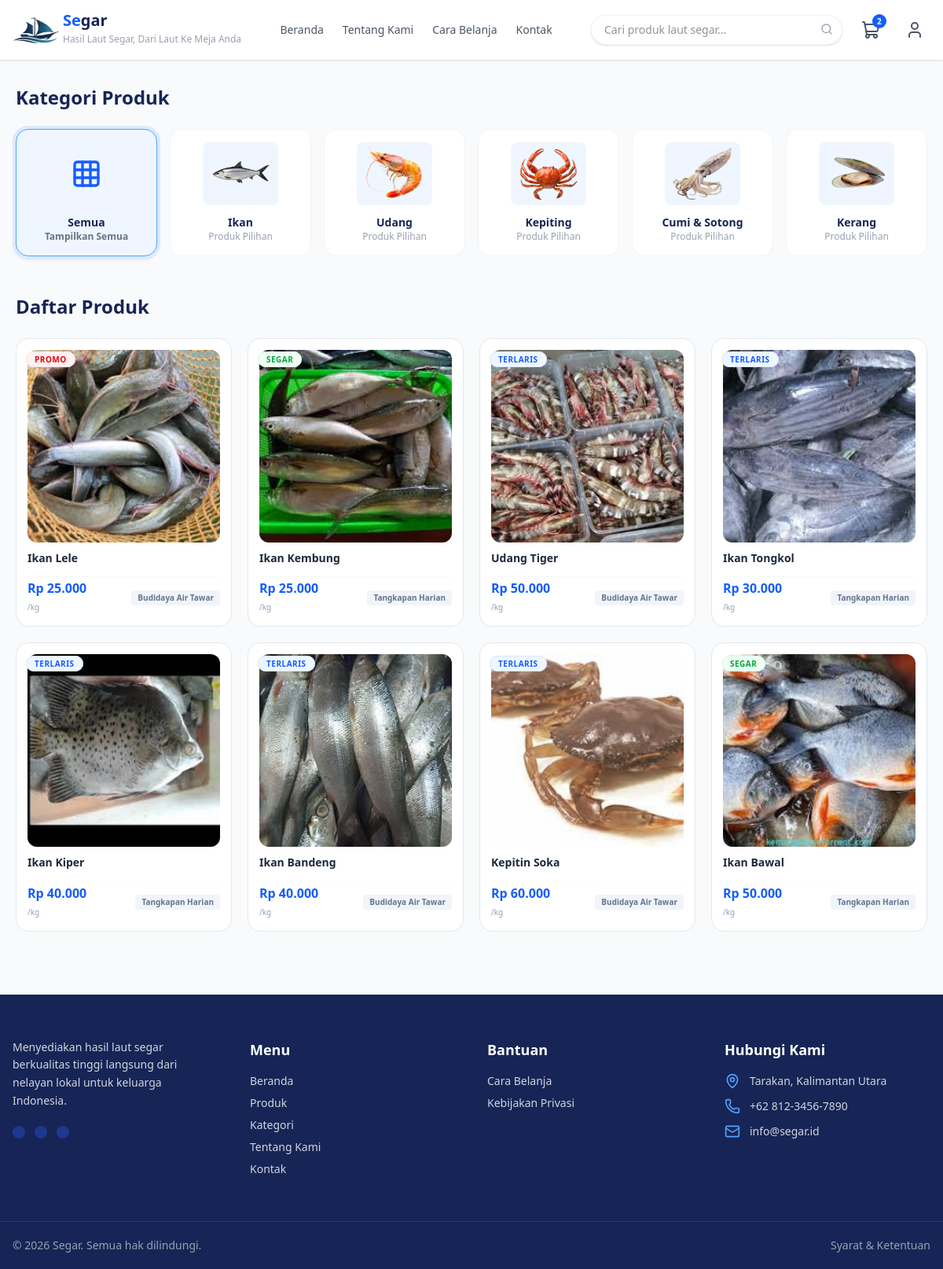
/pages/kategori.php (signed in), run on the app's committed database.
### tables this page shows
CREATE TABLE `products` (
  `id` int(11) NOT NULL,
  `user_id` int(11) NOT NULL,
  `nama_produk` varchar(150) NOT NULL,
  `slug` varchar(150) DEFAULT NULL,
  `kategori` varchar(50) DEFAULT NULL,
  `deskripsi` text DEFAULT NULL,
  `harga` decimal(12,2) NOT NULL,
  `stok` int(11) DEFAULT 0,
  `berat` decimal(8,2) DEFAULT NULL,
  `satuan` varchar(20) DEFAULT NULL,
  `asal_produk` varchar(100) DEFAULT NULL,
  `badge` varchar(50) DEFAULT NULL,
  `status` enum('aktif','nonaktif') DEFAULT 'aktif',
  `created_at` timestamp NOT NULL DEFAULT current_timestamp(),
  `updated_at` timestamp NULL DEFAULT NULL
);

### pages/kategori.php (the view, shortened to what this page needs)
<?php
include '../config/koneksi.php';
?>
<!DOCTYPE html>
<html lang="id">
  <?php include '../includes/head.php' ?>
  <body class="bg-gray-50 text-gray-800 font-sans">
  <?php include '../includes/header.php' ?>
    <main class="max-w-7xl mx-auto mt-8 px-5 my-12">
      <section class="mb-12">
        <div class="flex justify-between items-center mb-6">
          <h2 class="text-2xl font-bold text-blue-950">Kategori Produk</h2>
        </div>
        <div class="grid grid-cols-2 sm:grid-cols-3 lg:grid-cols-6 gap-4">
          <div
            id="btn-semua"
            data-target-cat="semua"
            class="category-btn bg-white border border-gray-100 p-4 rounded-2xl text-center transition-all duration-200 flex flex-col justify-between items-center cursor-pointer select-none hover:shadow-md hover:border-blue-200"
            onclick="filterCategory(this)"
          >
            <div class="w-24 h-20 bg-blue-50 rounded-lg mb-3 flex items-center justify-center text-blue-600">
              <i data-lucide="grid" class="w-10 h-10"></i>
            </div>
            <h4 class="font-bold text-sm text-blue-950">Semua</h4>
            <p class="text-xs text-gray-500 font-semibold">Tampilkan Semua</p>
          </div>
          <div
            id="btn-ikan"
            data-target-cat="ikan"
            class="category-btn bg-white border border-gray-100 p-4 rounded-2xl text-center transition-all duration-200 flex flex-col justify-between items-center cursor-pointer select-none hover:shadow-md hover:border-blue-200"
            onclick="filterCategory(this)"
          >
            <div class="w-24 h-20 bg-blue-50 rounded-lg mb-3 flex items-center justify-center">
              <img src="../assets/img/kategori/ikan.png" alt="Ikan" class="w-20 h-20 object-contain" onerror="this.style.display='none'; this.nextElementSibling.style.display='flex';" />
            </div>
            <h4 class="font-bold text-sm text-blue-950">Ikan</h4>
            <p class="text-xs text-gray-400">Produk Pilihan</p>
          </div>
          <div
            id="btn-udang"
            data-target-cat="udang"
            class="category-btn bg-white border border-gray-100 p-4 rounded-2xl text-center transition-all duration-200 flex flex-col justify-between items-center cursor-pointer select-none hover:shadow-md hover:border-blue-200"
            onclick="filterCategory(this)"
          >
            <div class="w-24 h-20 bg-blue-50 rounded-lg mb-3 flex items-center justify-center">
              <img src="../assets/img/kategori/udang.png" alt="Udang" class="w-20 h-20 object-contain" onerror="this.style.display='none'; this.nextElementSibling.style.display='flex';" />
            </div>
            <h4 class="font-bold text-sm text-blue-950">Udang</h4>
            <p class="text-xs text-gray-400">Produk Pilihan</p>
          </div>
          <div
            id="btn-kepiting"
            data-target-cat="kepiting"
            class="category-btn bg-white border border-gray-100 p-4 rounded-2xl text-center transition-all duration-200 flex flex-col justify-between items-center cursor-pointer select-none hover:shadow-md hover:border-blue-200"
            onclick="filterCategory(this)"
          >
            <div class="w-24 h-20 bg-blue-50 rounded-lg mb-3 flex items-center justify-center">
              <img src="../assets/img/kategori/kepiting.png" alt="Kepiting" class="w-20 h-20 object-contain" onerror="this.style.display='none'; this.nextElementSibling.style.display='flex';" />
            </div>
            <h4 class="font-bold text-sm text-blue-950">Kepiting</h4>
            <p class="text-xs text-gray-400">Produk Pilihan</p>
          </div>
          <div
            id="btn-cumi"
            data-target-cat="cumi"
            class="category-btn bg-white border border-gray-100 p-4 rounded-2xl text-center transition-all duration-200 flex flex-col justify-between items-center cursor-pointer select-none hover:shadow-md hover:border-blue-200"
            onclick="filterCategory(this)"
          >
            <div class="w-24 h-20 bg-blue-50 rounded-lg mb-3 flex items-center justify-center">
              <img src="../assets/img/kategori/cumi.png" alt="Cumi & Sotong" class="w-20 h-20 object-contain" onerror="this.style.display='none'; this.nextElementSibling.style.display='flex';" />
            </div>
            <h4 class="font-bold text-sm text-blue-950">Cumi & Sotong</h4>
            <p class="text-xs text-gray-400">Produk Pilihan</p>
          </div>
          <div
            id="btn-kerang"
            data-target-cat="kerang"
            class="category-btn bg-white border border-gray-100 p-4 rounded-2xl text-center transition-all duration-200 flex flex-col justify-between items-center cursor-pointer select-none hover:shadow-md hover:border-blue-200"
            onclick="filterCategory(this)"
          >
            <div class="w-24 h-20 bg-blue-50 rounded-lg mb-3 flex items-center justify-center">
              <img src="../assets/img/kategori/kerang.png" alt="Kerang" class="w-20 h-20 object-contain" onerror="this.style.display='none'; this.nextElementSibling.style.display='flex';" />
            </div>
            <h4 class="font-bold text-sm text-blue-950">Kerang</h4>
            <p class="text-xs text-gray-400">Produk Pilihan</p>
          </div>
        </div>
      </section>
      <div class="flex justify-between items-center mb-6">
        <h2 id="section-title" class="text-2xl font-bold text-blue-950">Daftar Produk</h2>
      </div>
      <div id="product-grid" class="grid grid-cols-1 sm:grid-cols-2 md:grid-cols-3 lg:grid-cols-4 xl:grid-cols-5 gap-5">
        <?php
        $query_produk = "SELECT p.*,
                         (SELECT pi.nama_file FROM product_images pi WHERE pi.product_id = p.id LIMIT 1) as gambar_utama
                         FROM products p
                         WHERE p.status = 'aktif'
                         ORDER BY p.id DESC";
        $result_produk = mysqli_query($conn, $query_produk);
        if (mysqli_num_rows($result_produk) > 0) {
            while ($row = mysqli_fetch_assoc($result_produk)) {
                $kategori_katalog = 'lainnya';
                if (!empty($row['kategori'])) {
                    $kat_lower = strtolower(trim($row['kategori']));
                    if (strpos($kat_lower, 'udang') !== false) {
                        $kategori_katalog = 'udang';
                    } elseif (strpos($kat_lower, 'kepiting') !== false || strpos($kat_lower, 'rajungan') !== false) {
                        $kategori_katalog = 'kepiting';
                    } elseif (strpos($kat_lower, 'cumi') !== false || strpos($kat_lower, 'sotong') !== false || strpos($kat_lower, 'gurita') !== false) {
                        $kategori_katalog = 'cumi';
                    } elseif (strpos($kat_lower, 'kerang') !== false || strpos($kat_lower, 'tiram') !== false) {
                        $kategori_katalog = 'kerang';
                    } elseif (strpos($kat_lower, 'ikan') !== false) {
                        $kategori_katalog = 'ikan';
                    } else {
                        $kategori_katalog = 'lainnya';
                    }
                }
                $badge_text = !empty($row['badge']) ? htmlspecialchars($row['badge']) : 'SEGAR';
                $badge_class = ($badge_text === 'TERLARIS')
                    ? 'bg-blue-50 text-blue-600 border-blue-100'
                    : (($badge_text === 'PROMO') ? 'bg-red-50 text-red-600 border-red-100' : 'bg-green-50 text-green-600 border-green-100');
                $icon = 'fish';
                if ($kategori_katalog === 'udang') $icon = 'shrimp';
                if ($kategori_katalog === 'kepiting') $icon = 'crab';
        ?>
            <a href="product-details.php?produk=<?= $row['slug']; ?>" class="product-card w-full bg-white border border-slate-200 rounded-2xl p-3.5 hover:shadow-md hover:-translate-y-[2px] active:translate-y-0 active:scale-[0.99] transition-all duration-150 relative flex flex-col group select-none outline-none" data-cat-name="<?= $kategori_katalog; ?>">
              <div class="absolute top-3 left-3 z-10">
                <span class="<?= $badge_class; ?> text-[10px] font-bold px-2.5 py-0.5 rounded-full uppercase tracking-wider border">
                  <?= $badge_text; ?>
                </span>
              </div>
              <div class="w-full aspect-square flex items-center justify-center overflow-hidden rounded-xl mb-2.5 bg-slate-50 group-hover:opacity-90 transition-opacity">
                <?php if (!empty($row['gambar_utama']) && file_exists("../assets/img/product-image/" . $row['gambar_utama'])): ?>
                    <img src="../assets/img/product-image/<?= $row['gambar_utama']; ?>" alt="<?= htmlspecialchars($row['nama_produk']); ?>" class="w-full h-full object-cover">
                <?php else: ?>
                    <div class="w-full h-full flex items-center justify-center text-blue-500/70 p-1">
                        <i data-lucide="<?= $icon; ?>" class="w-14 h-14"></i>
                    </div>
                <?php endif; ?>
              </div>
              <div class="space-y-0.5 mb-2.5 flex-1 flex flex-col">
                <h4 class="font-bold text-slate-800 text-sm leading-snug truncate group-hover:text-blue-600 transition-colors" title="<?= htmlspecialchars($row['nama_produk']); ?>">
                    <?= htmlspecialchars($row['nama_produk']); ?>
                </h4>
              </div>
              <div class="flex items-center justify-between pt-1 border-t border-slate-50 mt-1">
                <div>
                  <span class="text-blue-600 font-extrabold text-sm md:text-base block leading-tight">
                    Rp <?= number_format($row['harga'], 0, ',', '.'); ?>
                  </span>
                  <span class="text-[10px] text-slate-400">/<?= htmlspecialchars($row['satuan'] ?? 'kg'); ?></span>
                </div>
                <div class="text-right max-w-[50%]">
                  <span class="text-[10px] font-semibold text-slate-500 bg-slate-100 px-2 py-0.5 rounded truncate block" title="<?= htmlspecialchars($row['asal_produk'] ?? 'Lokal'); ?>">
                    <?= !empty($row['asal_produk']) ? htmlspecialchars($row['asal_produk']) : 'Lokal'; ?>
                  </span>
                </div>
              </div>
            </a>
        <?php
            }
        }
        ?>
      </div>
    </main>
    <?php
      include '../includes/footer.php';
    ?>
  </body>
</html>

### data on the page
products: badge "PROMO", shows a picture, nama_produk "Ikan Lele", harga "25.000", satuan "kg", asal_produk "Budidaya Air Tawar"
products: badge "SEGAR", shows a picture, nama_produk "Ikan Kembung", harga "25.000", satuan "kg", asal_produk "Tangkapan Harian"
products: badge "TERLARIS", shows a picture, nama_produk "Udang Tiger", harga "50.000", satuan "kg", asal_produk "Budidaya Air Tawar"
products: badge "TERLARIS", shows a picture, nama_produk "Ikan Tongkol", harga "30.000", satuan "kg", asal_produk "Tangkapan Harian"
products: badge "TERLARIS", shows a picture, nama_produk "Ikan Kiper", harga "40.000", satuan "kg", asal_produk "Tangkapan Harian"
products: badge "TERLARIS", shows a picture, nama_produk "Ikan Bandeng", harga "40.000", satuan "kg", asal_produk "Budidaya Air Tawar"
products: badge "TERLARIS", shows a picture, nama_produk "Kepitin Soka", harga "60.000", satuan "kg", asal_produk "Budidaya Air Tawar"
products: badge "SEGAR", shows a picture, nama_produk "Ikan Bawal", harga "50.000", satuan "kg", asal_produk "Tangkapan Harian"
